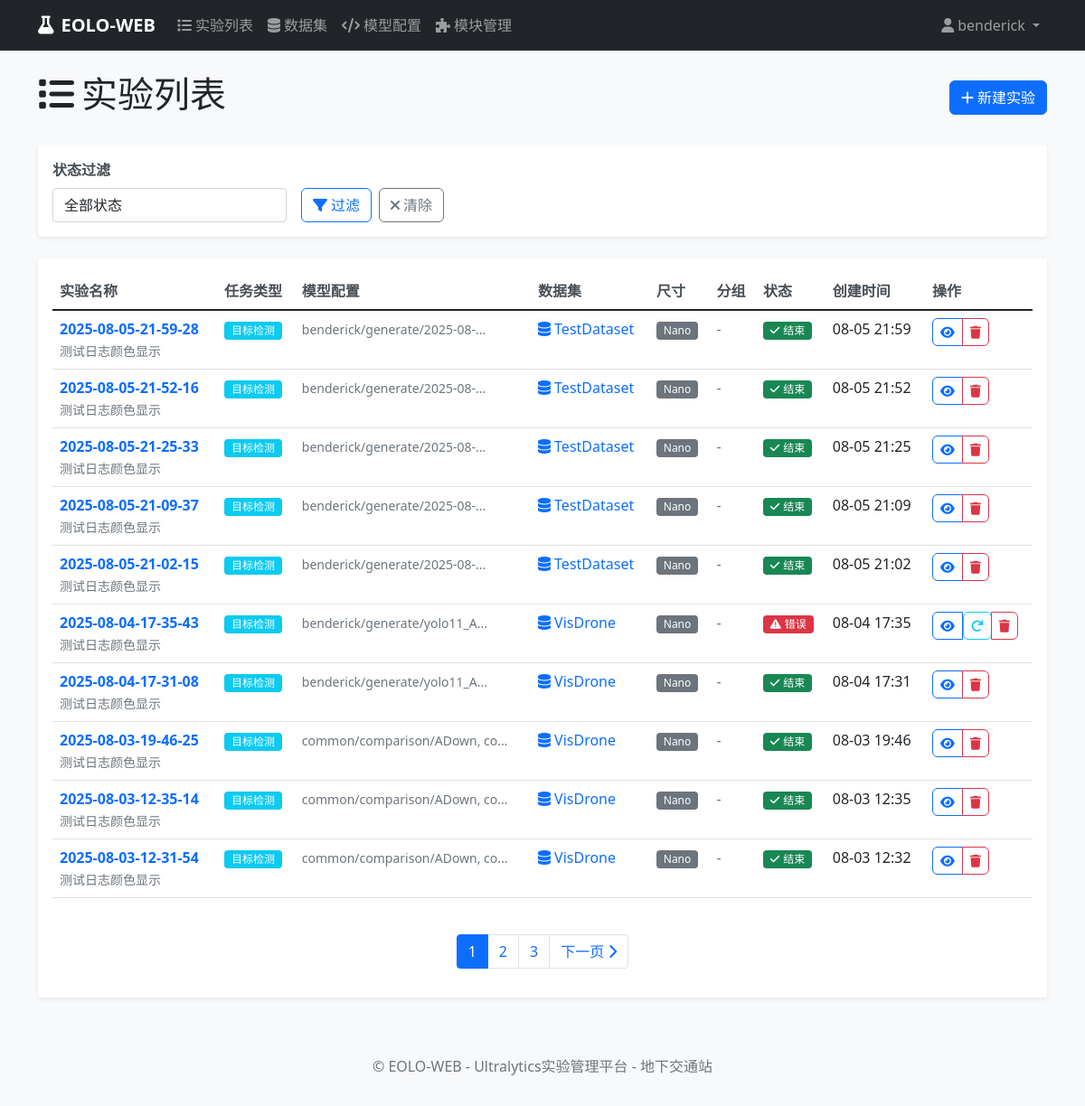
Page /experiments/list/ (signed in) on the earlier database version.
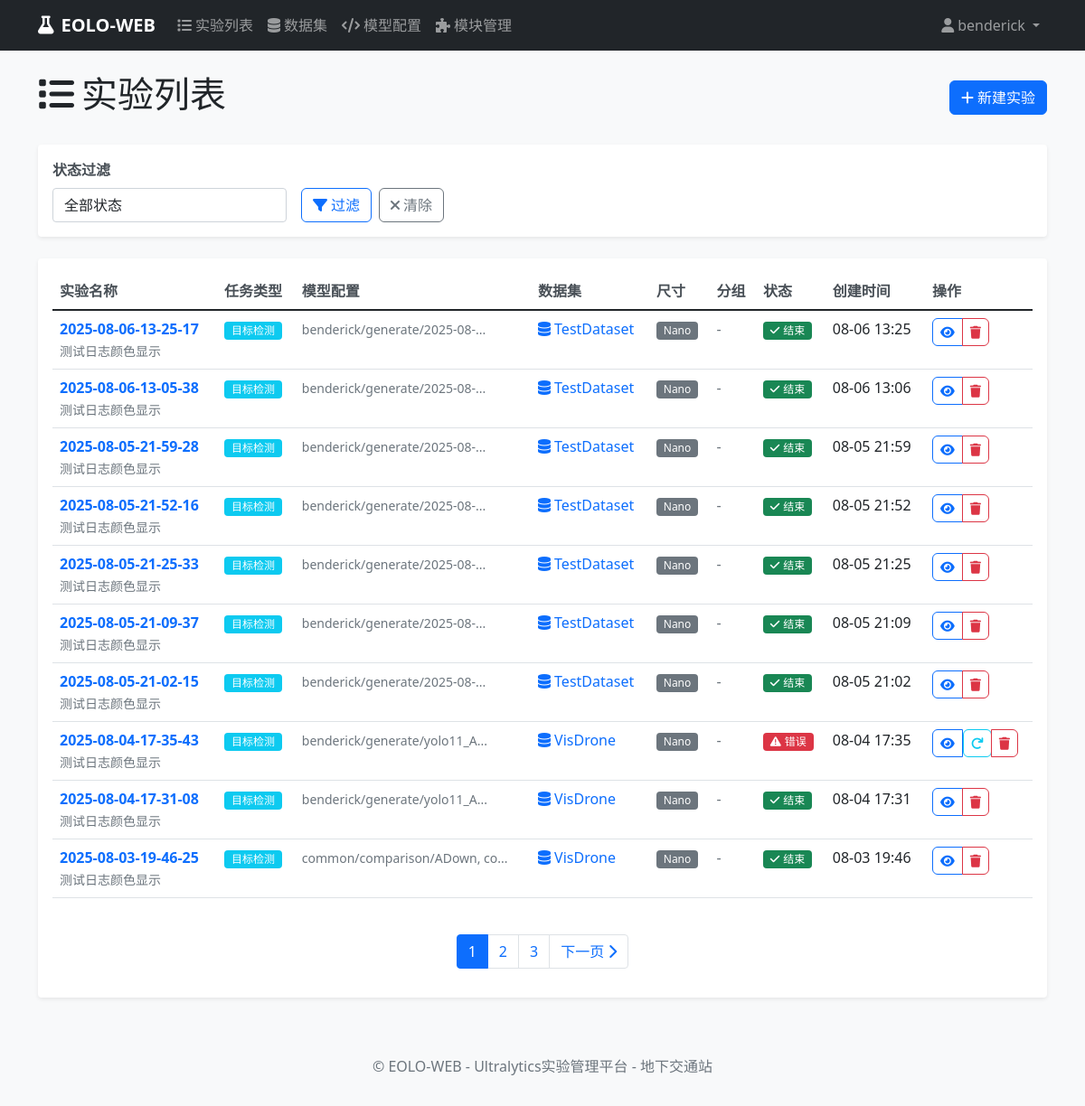
Same page on the later database version.
### experiments/models.py (models this page shows, shortened)
class Experiment(models.Model):
    EXPERIMENT_STATUS_CHOICES = [
        ('pending', '待启动'),
        ('queued', '排队'),
        ('running', '运行'),
        ('interrupted', '中断'),
        ('error', '错误'),
        ('completed', '完成'),
    ]
    TASK_TYPE_CHOICES = [
        ('detect', '目标检测'),
        ('segment', '实例分割'),
        ('classify', '图像分类'),
        ('pose', '姿态估计'),
        ('track', '目标跟踪'),
    ]
    name = models.CharField(max_length=200, verbose_name="实验名称")
    description = models.TextField(blank=True, null=True, verbose_name="实验描述")
    user = models.ForeignKey(User, on_delete=models.CASCADE, verbose_name="创建用户")
    task_type = models.CharField(max_length=20, choices=TASK_TYPE_CHOICES, default='detect', verbose_name="任务类型")
    model_configs = models.TextField(blank=True, null=True, verbose_name="模型配置", help_text="逗号分隔的模型配置路径")
    setting_config = models.CharField(max_length=200, blank=True, null=True, verbose_name="参数配置", help_text="参数配置文件路径")
    dataset = models.CharField(max_length=200, default='', verbose_name="数据集名称")
    epochs = models.IntegerField(default=100, verbose_name="训练轮数")
    batch_size = models.IntegerField(default=16, verbose_name="批量大小")
    device = models.CharField(max_length=20, default='auto', verbose_name="设备")
    SCALE_CHOICES = [
        ('n', 'Nano'),
        ('s', 'Small'),
        ('m', 'Medium'),
        ('l', 'Large'),
        ('x', 'Extra Large'),
    ]
    scale = models.CharField(max_length=1, choices=SCALE_CHOICES, default='n', verbose_name="尺寸")
    group = models.CharField(max_length=100, blank=True, null=True, verbose_name="分组")
    exp_timestamp = models.CharField(max_length=50, blank=True, null=True, verbose_name="实验时间戳")
    project_name = models.CharField(max_length=100, blank=True, null=True, verbose_name="项目名称")
    status = models.CharField(max_length=20, choices=EXPERIMENT_STATUS_CHOICES, default='pending', verbose_name="状态")
    command = models.TextField(blank=True, null=True, verbose_name="生成的命令")
    created_at = models.DateTimeField(auto_now_add=True, verbose_name="创建时间")
    updated_at = models.DateTimeField(auto_now=True, verbose_name="更新时间")
    started_at = models.DateTimeField(blank=True, null=True, verbose_name="开始时间")
    completed_at = models.DateTimeField(blank=True, null=True, verbose_name="完成时间")
    log_file = models.CharField(max_length=500, blank=True, null=True, verbose_name="日志文件")
    result_file = models.CharField(max_length=500, blank=True, null=True, verbose_name="结果文件")
    error_message = models.TextField(blank=True, null=True, verbose_name="错误信息")
    class Meta:
        verbose_name = "实验"
        verbose_name_plural = "实验"
        ordering = ['-created_at']
    @property
    def dataset_info(self):
        try:
            from datasets.models import DatasetManager
            manager = DatasetManager()
            dataset_obj = manager.get_dataset_by_name(self.dataset)
        except Exception:
            pass
        return None

### experiments/views.py (the view)
# urls.py: path('list/', views.experiment_list_view, name='list'),
@login_required
def experiment_list_view(request):
    experiments = Experiment.objects.filter(user=request.user)
    status_filter = request.GET.get('status')
    if status_filter:
        experiments = experiments.filter(status=status_filter)
    paginator = Paginator(experiments, 10)  # 每页显示10个实验
    page_number = request.GET.get('page')
    page_obj = paginator.get_page(page_number)
    context = {
        'page_obj': page_obj,
        'status_filter': status_filter,
    }
    return render(request, 'experiments/experiment_list.html', context)

### datasets/models.py (called while the page is built, shortened)
    def get_all_datasets(self):
        datasets = []
        if not os.path.exists(self.datasets_dir):
            return datasets

    def get_dataset_by_name(self, name):
        datasets = self.get_all_datasets()
        for dataset in datasets:
            if dataset.name == name:
                return dataset
        return None

### templates/experiments/experiment_list.html (shortened to what the changed rows need)
{% extends 'base.html' %}
{% block content %}
<div class="d-flex justify-content-between align-items-center mb-4">
    <h1><i class="fas fa-list me-2"></i>实验列表</h1>
</div>
<div class="card">
    <div class="card-body">
        {% if page_obj %}
        <div class="table-responsive">
            <table class="table table-hover">
                <thead>
                    <tr>
                        <th>实验名称</th>
                        <th>任务类型</th>
                        <th>模型配置</th>
                        <th>数据集</th>
                        <th>尺寸</th>
                        <th>分组</th>
                        <th>状态</th>
                        <th>创建时间</th>
                        <th>操作</th>
                    </tr>
                </thead>
                <tbody>
                    {% for experiment in page_obj %}
                    <tr>
                        <td>
                            <a href="{% url 'experiments:detail' experiment.pk %}" class="text-decoration-none fw-bold">
                                {{ experiment.name }}
                            </a>
                            {% if experiment.description %}
                            <br><small class="text-muted">{{ experiment.description|truncatechars:50 }}</small>
                            {% endif %}
                        </td>
                        <td>
                            <span class="badge bg-info">{{ experiment.get_task_type_display }}</span>
                        </td>
                        <td>
                            {% if experiment.model_configs %}
                                <small class="text-muted">{{ experiment.model_configs|truncatechars:30 }}</small>
                            {% else %}
                                <span class="text-muted">未配置</span>
                            {% endif %}
                        </td>
                        <td>
                            <a href="{% url 'datasets:detail' experiment.dataset %}" class="text-decoration-none">
                                <i class="fas fa-database me-1"></i>{{ experiment.dataset }}
                            </a>
                        </td>
                        <td>
                            <span class="badge bg-secondary">{{ experiment.get_scale_display }}</span>
                        </td>
                        <td>
                            {% if experiment.group %}
                                <span class="text-primary">{{ experiment.group }}</span>
                            {% else %}
                                <span class="text-muted">-</span>
                            {% endif %}
                        </td>
                        <td>
                            {% if experiment.status == 'pending' %}
                                <span class="badge bg-secondary">
                                    <i class="fas fa-clock me-1"></i>待启动
                                </span>
                            {% elif experiment.status == 'queued' %}
                                <span class="badge bg-warning">
                                    <i class="fas fa-hourglass-half me-1"></i>排队
                                </span>
                            {% elif experiment.status == 'running' %}
                                <span class="badge bg-primary">
                                    <i class="fas fa-play me-1"></i>运行
                                </span>
                            {% elif experiment.status == 'error' %}
                                <span class="badge bg-danger">
                                    <i class="fas fa-exclamation-triangle me-1"></i>错误
                                </span>
                            {% elif experiment.status == 'completed' %}
                                <span class="badge bg-success">
                                    <i class="fas fa-check me-1"></i>结束
                                </span>
                            {% else %}
                                <span class="badge bg-dark">{{ experiment.get_status_display }}</span>
                            {% endif %}
                        </td>
                        <td>{{ experiment.created_at|date:"m-d H:i" }}</td>
                        <td>
                            <div class="btn-group btn-group-sm">
                                <a href="{% url 'experiments:detail' experiment.pk %}"
                                   class="btn btn-outline-primary btn-sm" title="查看详情">
                                    <i class="fas fa-eye"></i>
                                </a>
                                {% if experiment.status == 'pending' %}
                                <a href="{% url 'experiments:edit' experiment.pk %}"
                                   class="btn btn-outline-secondary btn-sm" title="编辑实验">
                                    <i class="fas fa-edit"></i>
                                </a>
                                <form method="post" action="{% url 'experiments:start' experiment.pk %}"
                                      style="display: inline;">
                                    {% csrf_token %}
                                    <button type="submit" class="btn btn-outline-success btn-sm"
                                            title="启动实验"
                                            onclick="return confirm('确认启动实验 {{ experiment.name }}？')">
                                        <i class="fas fa-play"></i>
                                    </button>
                                </form>
                                {% elif experiment.status == 'error' %}
                                <form method="post" action="{% url 'experiments:restart' experiment.pk %}"
                                      style="display: inline;">
                                    <button type="submit" class="btn btn-outline-info btn-sm"
                                            title="重新启动实验"
                                            onclick="return confirm('确认重新启动实验 {{ experiment.name }}？')">
                                        <i class="fas fa-redo"></i>
                                    </button>
                                </form>
                                {% endif %}
                                <a href="{% url 'experiments:delete' experiment.pk %}"
                                   class="btn btn-outline-danger btn-sm" title="删除实验">
                                    <i class="fas fa-trash"></i>
                                </a>
                            </div>
                        </td>
                    </tr>
                    {% endfor %}
                </tbody>
            </table>
        </div>
        {% if page_obj.has_other_pages %}
        <nav aria-label="实验列表分页">
            <ul class="pagination justify-content-center mt-4">
                {% for num in page_obj.paginator.page_range %}
                {% if page_obj.number == num %}
                <li class="page-item active">
                    <span class="page-link">{{ num }}</span>
                </li>
                {% elif num > page_obj.number|add:'-3' and num < page_obj.number|add:'3' %}
                <li class="page-item">
                    <a class="page-link" href="?page={{ num }}{% if status_filter %}&status={{ status_filter }}{% endif %}">{{ num }}</a>
                </li>
                {% endif %}
                {% endfor %}
            </ul>
        </nav>
        {% endif %}
        {% endif %}
    </div>
</div>
{% endblock %}

Differences in the rows shown:
no longer on this page (row unchanged): Experiment: name "2025-08-03-12-35-14", description "测试日志颜色显示", task_type "目标检测", model_configs "common/comparison/ADown, co...", dataset "VisDrone", scale "Nano", status "completed" (drawn), created_at "08-03 12:35"
no longer on this page (row unchanged): Experiment: name "2025-08-03-12-31-54", description "测试日志颜色显示", task_type "目标检测", model_configs "common/comparison/ADown, co...", dataset "VisDrone", scale "Nano", status "completed" (drawn), created_at "08-03 12:32"
added Experiment: name "2025-08-06-13-25-17", description "测试日志颜色显示", task_type "目标检测", model_configs "benderick/generate/2025-08-...", dataset "TestDataset", scale "Nano", status "completed" (drawn), created_at "08-06 13:25"
added Experiment: name "2025-08-06-13-05-38", description "测试日志颜色显示", task_type "目标检测", model_configs "benderick/generate/2025-08-...", dataset "TestDataset", scale "Nano", status "completed" (drawn), created_at "08-06 13:06"
